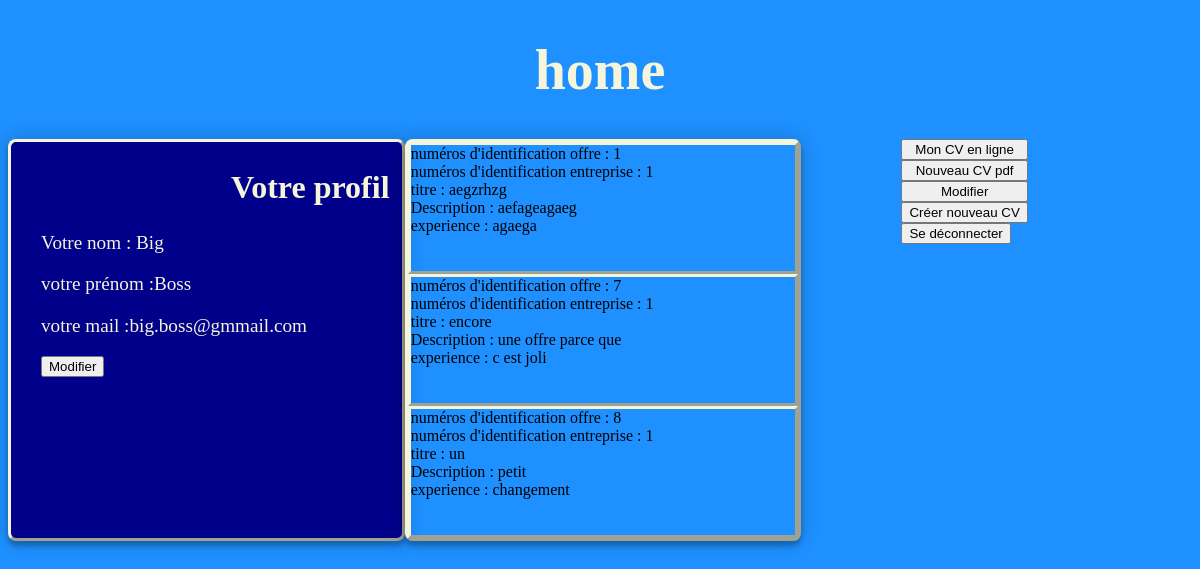
/homes/home_c.php (signed in), run on the app's committed database.
### tables this page shows
CREATE TABLE `offre` (
  `id_offre` int(11) NOT NULL,
  `id_entreprise` int(11) NOT NULL,
  `titre` varchar(100) NOT NULL,
  `description_offre` varchar(255) NOT NULL,
  `experience` varchar(150) NOT NULL
);

### homes/home_c.php (the view, shortened to what this page needs)
<?php
include_once('../config/pdo.php');
$user = $_SESSION['user'];
$reflexion = new ReflectionObject($user);
$nom = $reflexion->getProperty('nom');
$nom->setAccessible(true);
$prenom = $reflexion->getProperty('prenom');
$prenom->setAccessible(true);
$mail = $reflexion->getProperty('mail');
$mail->setAccessible(true);
$query = $pdo->query("SELECT id_offre AS `numéros d'identification offre`, id_entreprise AS `numéros d'identification entreprise`, titre, description_offre AS `Description`, experience FROM offre");
$liste_offre = $query->fetchAll(PDO::FETCH_ASSOC);
?>
<!doctype html>
<html lang="fr">
<head>
  <link rel="stylesheet" href="styleC.css">
</head>
<body>
    <h1>home</h1>
    <div id='container'>
        <div id='profil'>
            <h2>Votre profil</h2>
            <p>
            <?php
                echo 'Votre nom : ' . $nom->getValue($user);
            ?>
            </p>
            <p>
            <?php
                echo 'votre prénom :' . $prenom->getValue($user);
            ?>
            </p>
            <p>
            <?php
                echo 'votre mail :' . $mail->getValue($user);
            ?>
            </p>
            <button id="buttonP" onclick ="window.location.href = 'http://localhost:8080/tp_php/update_profil/form_update_c.html';">Modifier</button>
        </div>
        <div id='offres'>
            <table>
            <?php
                foreach($liste_offre as $offres)
                {
                    echo "<div id='uneoffre'";
                    echo "<tr>";
                    foreach($offres as $key => $offre)
                    {
                        echo "{$key} : {$offre} ";
                    }
                    echo "</div>";
                }
            ?>
            </table>
        </div>
        <div id='button'>
            <button onclick ="window.location.href = 'http://localhost:8080/tp_php/CV/CV.php';">Mon CV en ligne</button>
            <button onclick ="window.location.href = 'http://localhost:8080/tp_php/CV/upload_new.php';">Nouveau CV pdf</button>
            <button onclick ="window.location.href = 'http://localhost:8080/tp_php/CV/form_cv.html';">Modifier</button>
            <a href="http://localhost:8080/tp_php/CV/new_cv.html"><button>Créer nouveau CV</button></a>
            <a href="http://localhost:8080/tp_php/deconnect/deconnect.php"><button>Se déconnecter</button></a>
        </div>
    </div>
</body>
</html>

### homes/styleC.css (style rules this page uses)
body { background-color: dodgerblue; }
#container { display: flex; flex-direction: row; }
p { color: beige; font-size: larger; margin-left: 30px; }
h1 { color: beige; font-size: 56px; text-align: center; }
h2 { color: beige; font-size: xx-large; margin-left: 220px; }
#buttonP { margin-left: 30px; }
#profil { border-color: beige; border-style: outset; background-color: darkblue; border-radius: 2%; box-shadow: 0 0 20px 0 rgba(0, 0, 0, 0.2), 0 5px 5px 0 rgba(0, 0, 0, 0.24); width: 33%; }
#offres { border-color: beige; border-style: outset; border-radius: 2%; box-shadow: 0 0 20px 0 rgba(0, 0, 0, 0.2), 0 5px 5px 0 rgba(0, 0, 0, 0.24); width: 33%; }
#button { display: flex; flex-direction: column; margin-left: 100px; }
#uneoffre { border-color: beige; border-style: outset; }

### data on the page
offre: key "numéros d'identification offre", id_offre "1", key "numéros d'identification entreprise", id_entreprise "1", key "titre", titre "aegzrhzg", key "Description", description_offre "aefageagaeg", key "experience", experience "agaega"
offre: key "numéros d'identification offre", id_offre "7", key "numéros d'identification entreprise", id_entreprise "1", key "titre", titre "encore", key "Description", description_offre "une offre parce que", key "experience", experience "c est joli"
offre: key "numéros d'identification offre", id_offre "8", key "numéros d'identification entreprise", id_entreprise "1", key "titre", titre "un", key "Description", description_offre "petit", key "experience", experience "changement"

### other printed values
$nom->getValue($user) "Big"
$prenom->getValue($user) "Boss"
$mail->getValue($user) "big.boss@gmmail.com"
